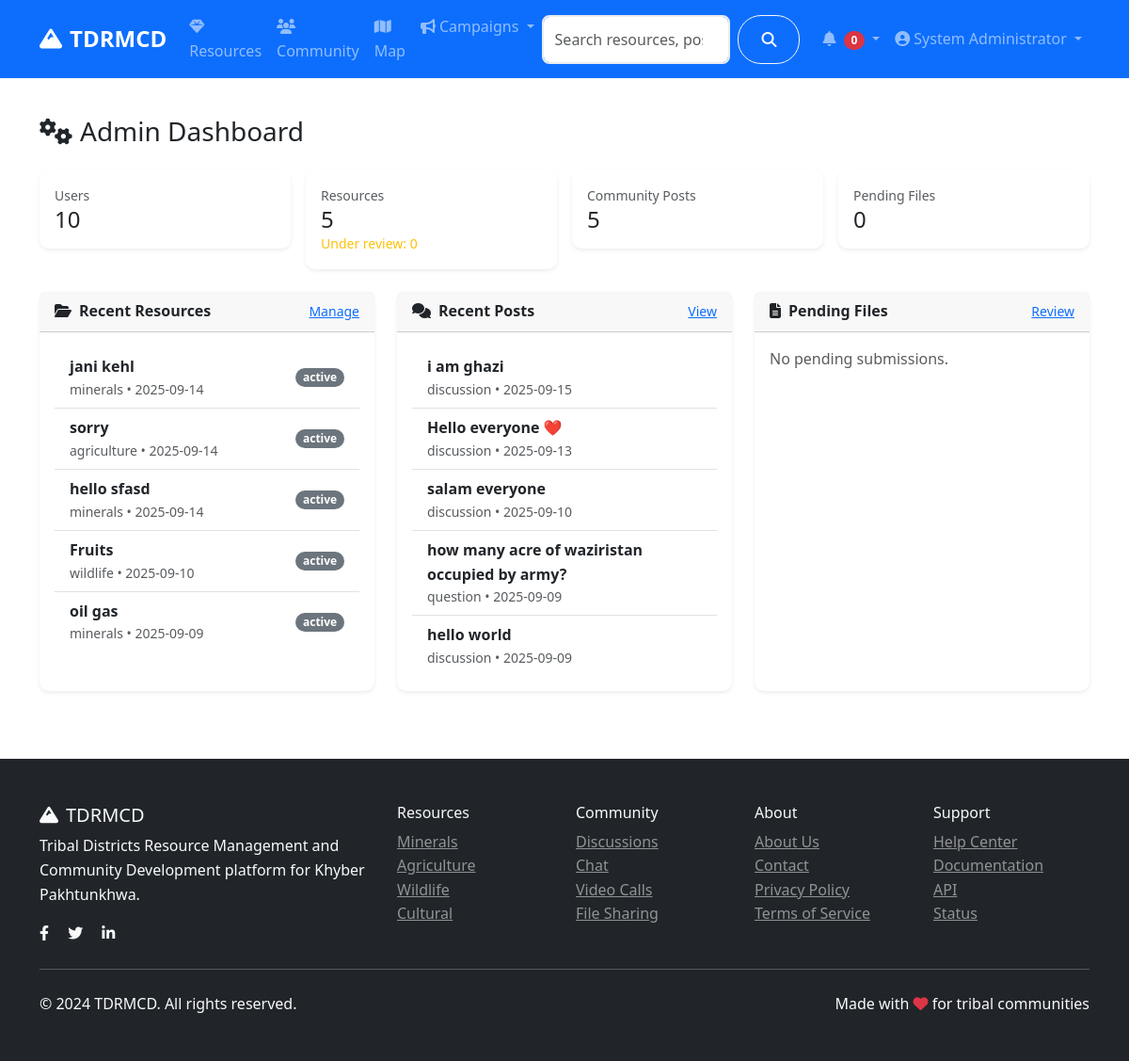
Page /admin/ (signed in) on the earlier database version.
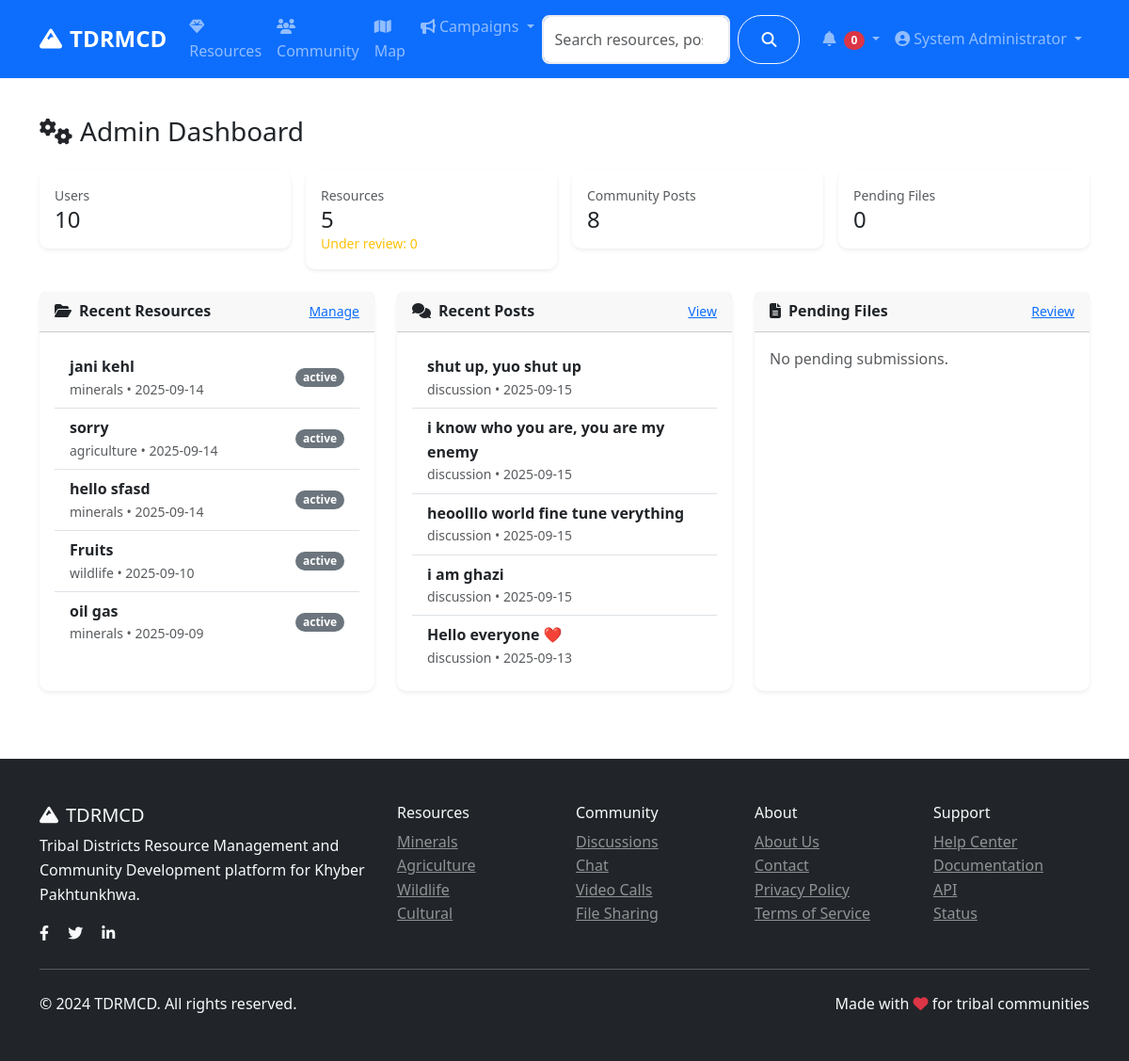
Same page on the later database version.
### models.py (models this page shows, shortened)
class Resource(db.Model):
    id = db.Column(db.Integer, primary_key=True)
    title = db.Column(db.String(200), nullable=False)
    description = db.Column(db.Text, nullable=False)
    category = db.Column(db.String(50), nullable=False)  # minerals, agriculture, wildlife, cultural
    subcategory = db.Column(db.String(50))  # gas, copper, coal, wheat, etc.
    location = db.Column(db.String(200))
    latitude = db.Column(db.Float)
    longitude = db.Column(db.Float)
    economic_value = db.Column(db.String(100))
    sustainability_info = db.Column(db.Text)
    image_url = db.Column(db.String(200))
    attachment_filename = db.Column(db.String(200))  # Stored filename
    attachment_original_name = db.Column(db.String(200))  # Original filename
    attachment_file_type = db.Column(db.String(50))  # File extension
    attachment_file_size = db.Column(db.Integer)  # File size in bytes
    attachment_reference = db.Column(db.Text)  # Required reference for validation
    status = db.Column(db.String(20), default='active')  # active, inactive, under_review
    author_id = db.Column(db.Integer, db.ForeignKey('user.id'), nullable=False)
    created_at = db.Column(db.DateTime, default=datetime.utcnow)
    updated_at = db.Column(db.DateTime, default=datetime.utcnow, onupdate=datetime.utcnow)

class CommunityPost(db.Model):
    id = db.Column(db.Integer, primary_key=True)
    title = db.Column(db.String(200), nullable=False)
    content = db.Column(db.Text, nullable=False)
    category = db.Column(db.String(50), nullable=False)  # discussion, question, announcement
    tags = db.Column(db.String(200))
    image_url = db.Column(db.String(200))
    likes = db.Column(db.Integer, default=0)
    views = db.Column(db.Integer, default=0)
    author_id = db.Column(db.Integer, db.ForeignKey('user.id'), nullable=False)
    created_at = db.Column(db.DateTime, default=datetime.utcnow)
    updated_at = db.Column(db.DateTime, default=datetime.utcnow, onupdate=datetime.utcnow)
    comments = db.relationship('Comment', backref='post', lazy='dynamic', cascade='all, delete-orphan')
    likes_relation = db.relationship('PostLike', backref='post', lazy='dynamic', cascade='all, delete-orphan')

### routes/admin.py (the view)
@admin_bp.route('/')
@login_required
@admin_required
def dashboard():
    stats = {
        'total_users': User.query.count(),
        'total_resources': Resource.query.count(),
        'pending_resources': Resource.query.filter_by(status='under_review').count(),
        'total_posts': CommunityPost.query.count(),
        'pending_files': FileSubmission.query.filter_by(status='pending').count(),
        'active_campaigns': Campaign.query.filter_by(is_active=True).count()
    }
    recent_resources = Resource.query.order_by(Resource.created_at.desc()).limit(5).all()
    recent_posts = CommunityPost.query.order_by(CommunityPost.created_at.desc()).limit(5).all()
    pending_files = FileSubmission.query.filter_by(status='pending').limit(5).all()
    return render_template('admin/dashboard.html',
                         stats=stats,
                         recent_resources=recent_resources,
                         recent_posts=recent_posts,
                         pending_files=pending_files)

### app.py (called while the page is built)
@login_manager.user_loader
def load_user(user_id):
    return User.query.get(int(user_id))

### models.py (called while the page is built)
    def get_full_name(self):
        return f"{self.first_name} {self.last_name}"

    def is_admin(self):
        return self.role == 'admin'

### routes/admin.py (called while the page is built)
def admin_required(f):
    @wraps(f)
    def decorated_function(*args, **kwargs):
        if not current_user.is_authenticated or not current_user.is_admin():
            flash('Access denied. Admin privileges required.', 'error')
            return redirect(url_for('main.index'))
        return f(*args, **kwargs)
    return decorated_function

### templates/admin/dashboard.html (shortened to what the changed rows need)
{% extends "base.html" %}
{% block content %}
<div class="container py-4">
    <div class="row g-3 mb-4">
        <div class="col-sm-6 col-lg-3">
            <div class="card shadow-sm">
                <div class="card-body">
                    <div class="text-muted small">Community Posts</div>
                    <div class="h4 mb-0">{{ stats.total_posts }}</div>
                </div>
            </div>
        </div>
    </div>
    <div class="row g-4">
        <div class="col-lg-4">
            <div class="card h-100 shadow-sm">
                <div class="card-body">
                    {% if recent_resources %}
                    <ul class="list-group list-group-flush">
                        {% for r in recent_resources %}
                        <li class="list-group-item d-flex justify-content-between align-items-center">
                            <div>
                                <div class="fw-semibold">{{ r.title }}</div>
                                <div class="small text-muted">{{ r.category }} • {{ r.created_at.strftime('%Y-%m-%d') }}</div>
                            </div>
                            <span class="badge bg-secondary">{{ r.status }}</span>
                        </li>
                        {% endfor %}
                    </ul>
                    {% else %}
                    <div class="text-muted">No recent resources.</div>
                    {% endif %}
                </div>
            </div>
        </div>
        <div class="col-lg-4">
            <div class="card h-100 shadow-sm">
                <div class="card-body">
                    {% if recent_posts %}
                    <ul class="list-group list-group-flush">
                        {% for p in recent_posts %}
                        <li class="list-group-item">
                            <div class="fw-semibold">{{ p.title }}</div>
                            <div class="small text-muted">{{ p.category }} • {{ p.created_at.strftime('%Y-%m-%d') }}</div>
                        </li>
                        {% endfor %}
                    </ul>
                    {% else %}
                    <div class="text-muted">No recent posts.</div>
                    {% endif %}
                </div>
            </div>
        </div>
    </div>
</div>
{% endblock %}

Differences in the rows shown:
no longer on this page (row unchanged): CommunityPost: title "salam everyone", category "discussion", created_at "2025-09-10"
no longer on this page (row unchanged): CommunityPost: title "how many acre of waziristan occupied by army?", category "question", created_at "2025-09-09"
no longer on this page (row unchanged): CommunityPost: title "hello world", category "discussion", created_at "2025-09-09"
added CommunityPost: title "shut up, yuo shut up", category "discussion", created_at "2025-09-15"
added CommunityPost: title "i know who you are, you are my enemy", category "discussion", created_at "2025-09-15"
added CommunityPost: title "heoolllo world fine tune verything", category "discussion", created_at "2025-09-15"
Other differences:
{{ stats.total_posts }}: "5" → "8"
